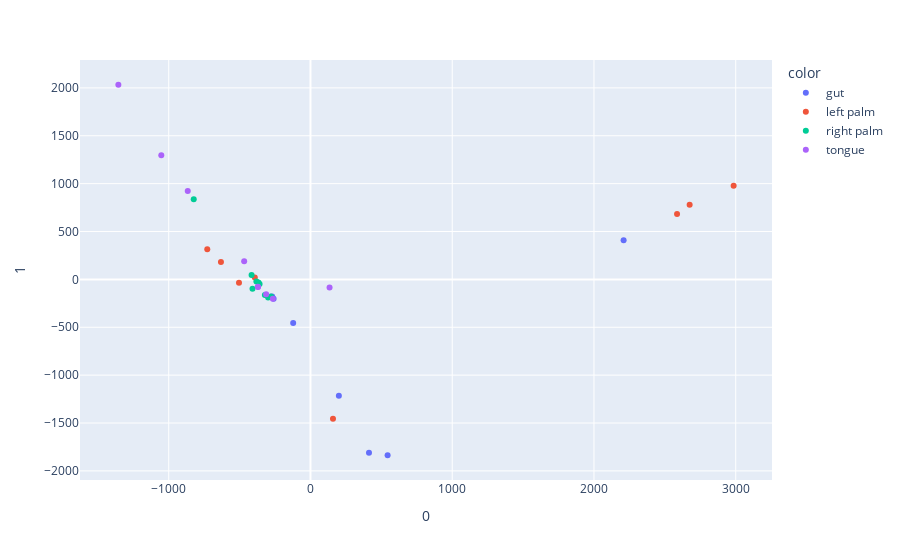

Here is the notebook cell this chart was saved with:
### Code cell
#Here is the PCA with the raw data
pca = PCA(n_components=2)
components = pca.fit_transform(feature_table_sparse.T)

fig = px.scatter(components, x=0, y=1,color=mtda['body-site'])
fig.show()

### Figure 1 — Plotly figure (JSON) as saved in the notebook; plotly's stock layout.template omitted (floating-point values rounded to 4 significant figures)
{"data": [{"hovertemplate": "color=gut<br>0=%{x}<br>1=%{y}<extra></extra>", "legendgroup": "gut", "marker": {"color": "#636efa", "symbol": "circle"}, "mode": "markers", "name": "gut", "orientation": "v", "showlegend": true, "type": "scatter", "x": [2209.0, 544.1, 412.8, 200.3, -282.2, -270.1, -260.1, -122.1], "xaxis": "x", "y": [407.6, -1837.0, -1812.0, -1215.0, -180.7, -178.8, -201.1, -455.3], "yaxis": "y"}, {"hovertemplate": "color=left palm<br>0=%{x}<br>1=%{y}<extra></extra>", "legendgroup": "left palm", "marker": {"color": "#EF553B", "symbol": "circle"}, "mode": "markers", "name": "left palm", "orientation": "v", "showlegend": true, "type": "scatter", "x": [158.8, 2675.0, 2985.0, 2586.0, -631.6, -728.1, -504.3, -392.8], "xaxis": "x", "y": [-1455.0, 780.9, 979.3, 683.9, 181.7, 316.0, -35.72, 19.78], "yaxis": "y"}, {"hovertemplate": "color=right palm<br>0=%{x}<br>1=%{y}<extra></extra>", "legendgroup": "right palm", "marker": {"color": "#00cc96", "symbol": "circle"}, "mode": "markers", "name": "right palm", "orientation": "v", "showlegend": true, "type": "scatter", "x": [-321.6, -409.0, -298.8, -278.3, -823.6, -367.2, -358.9, -381.4, -415.4], "xaxis": "x", "y": [-162.3, -98.01, -189.3, -177.7, 836.3, -32.21, -46.79, -22.65, 45.83], "yaxis": "y"}, {"hovertemplate": "color=tongue<br>0=%{x}<br>1=%{y}<extra></extra>", "legendgroup": "tongue", "marker": {"color": "#ab63fa", "symbol": "circle"}, "mode": "markers", "name": "tongue", "orientation": "v", "showlegend": true, "type": "scatter", "x": [-312.7, -369.6, -371.5, 134.6, -265.5, -467.8, -1355.0, -1052.0, -865.8], "xaxis": "x", "y": [-155.7, -78.58, -75.95, -83.57, -201.8, 190.5, 2033.0, 1297.0, 922.3], "yaxis": "y"}], "layout": {"legend": {"title": {"text": "color"}, "tracegroupgap": 0}, "margin": {"t": 60}, "xaxis": {"anchor": "y", "domain": [0, 1], "title": {"text": "0"}}, "yaxis": {"anchor": "x", "domain": [0, 1], "title": {"text": "1"}}}}
